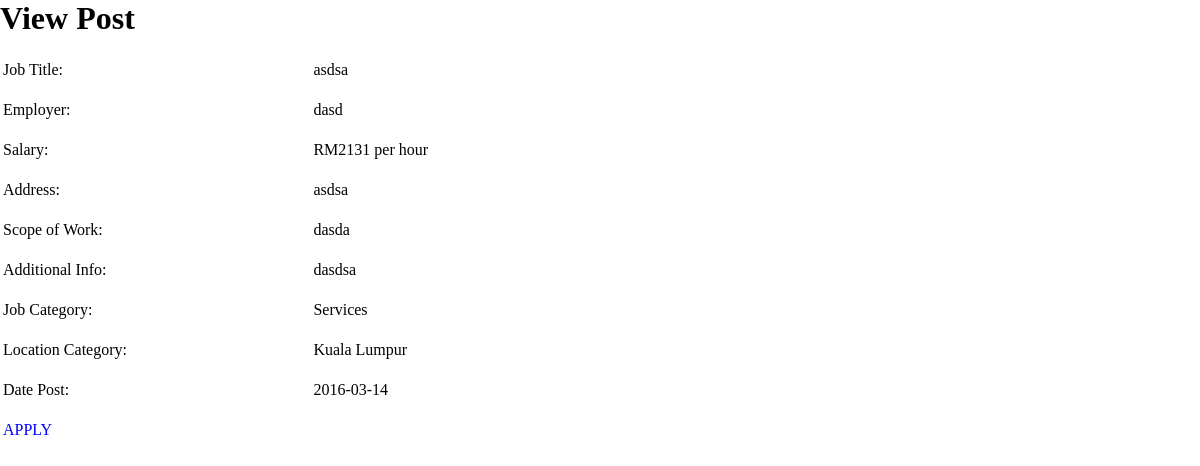
Page /viewpost.php?post_id=13 on the committed database.
### tables this page shows
CREATE TABLE `posts` (
  `work` varchar(50) DEFAULT NULL,
  `employer` varchar(50) DEFAULT NULL,
  `salary` int(11) DEFAULT NULL,
  `location` varchar(2000) DEFAULT NULL,
  `scope` varchar(2000) DEFAULT NULL,
  `addinfo` varchar(2000) DEFAULT NULL,
  `jobcat` varchar(100) DEFAULT NULL,
  `loccat` varchar(100) DEFAULT NULL,
  `date_posted` date DEFAULT NULL,
  `post_id` int(11) NOT NULL AUTO_INCREMENT,
  `user_id` int(11) DEFAULT NULL,
  PRIMARY KEY (`post_id`),
  KEY `user_id` (`user_id`),
  CONSTRAINT `posts_ibfk_1` FOREIGN KEY (`user_id`) REFERENCES `user` (`user_id`)
);

### viewpost.php (the view, shortened to what this page needs)
<?php
include 'dbcon.php';
    $sql = "SELECT * FROM posts WHERE post_id= $_GET[post_id]";
    if($result=mysqli_query($conn, $sql)){
        $postinfo=mysqli_fetch_array($result);
        if((!isset($_SESSION['user'])) OR ($type == "employee")){
         $apply = "<td colspan='2'><a class='editlink' href=\" form.html?post_id=".$postinfo['post_id']." \">APPLY</a></td>";
        }else{
            $apply = "<td colspan='2'></td>";
        }
    }else{
        echo "Error: ". "<br>" . $sql . "<br>" . mysqli_error($conn);
    }
?>
<html>
<head>
    <link rel="stylesheet" type="text/css" href="main.css">
</head>
<body>
<form name="create-post" action="updatepost.php" method="post">
<h1>View Post</h1>
<table class="viewtable" border="0" width="50%">
    <tbody>
        <tr>
            <td>Job Title:<br><br></td>
            <td><?php echo $postinfo['work']; ?><br><br></td>
        </tr>
        <tr>
            <td>Employer:<br><br></td>
            <td><?php echo $postinfo['employer']; ?><br><br></td>
        </tr>
        <tr>
            <td>Salary:<br><br></td>
            <td>RM<?php echo $postinfo['salary']; ?> per hour<br><br></td>
        </tr>
        <tr >
            <td>Address:<br><br></td>
            <td><?php echo $postinfo['location']; ?><br><br></td>
        </tr>
        <tr>
            <td>Scope of Work:<br><br></td>
            <td><?php echo $postinfo['scope']; ?><br><br></td>
        </tr>
        <tr>
            <td>Additional Info:<br><br></td>
            <td><?php echo $postinfo['addinfo']; ?><br><br></td>
        </tr>
        <tr>
            <td>Job Category:<br><br></td>
            <td><?php echo $postinfo['jobcat']; ?><br><br></td>
        </tr>
        <tr>
            <td>Location Category:<br><br></td>
            <td><?php echo $postinfo['loccat']; ?><br><br></td>
        </tr>
        <tr>
            <td>Date Post:<br><br></td>
            <td><?php echo $postinfo['date_posted']; ?><br><br></td>
        </tr>
        <tr>
        <?php
        echo $apply;
        ?>
        </tr>
    </tbody>
</table>
</form>
</body>
</html>

### main.css (style rules this page uses)
body { margin: auto; padding: 0; }
a { text-decoration: none; color: blue; }

### rows in the picture
posts: work "asdsa", employer "dasd", salary "2131", location "asdsa", scope "dasda", addinfo "dasdsa", jobcat "Services", loccat "Kuala Lumpur", date_posted "2016-03-14"
